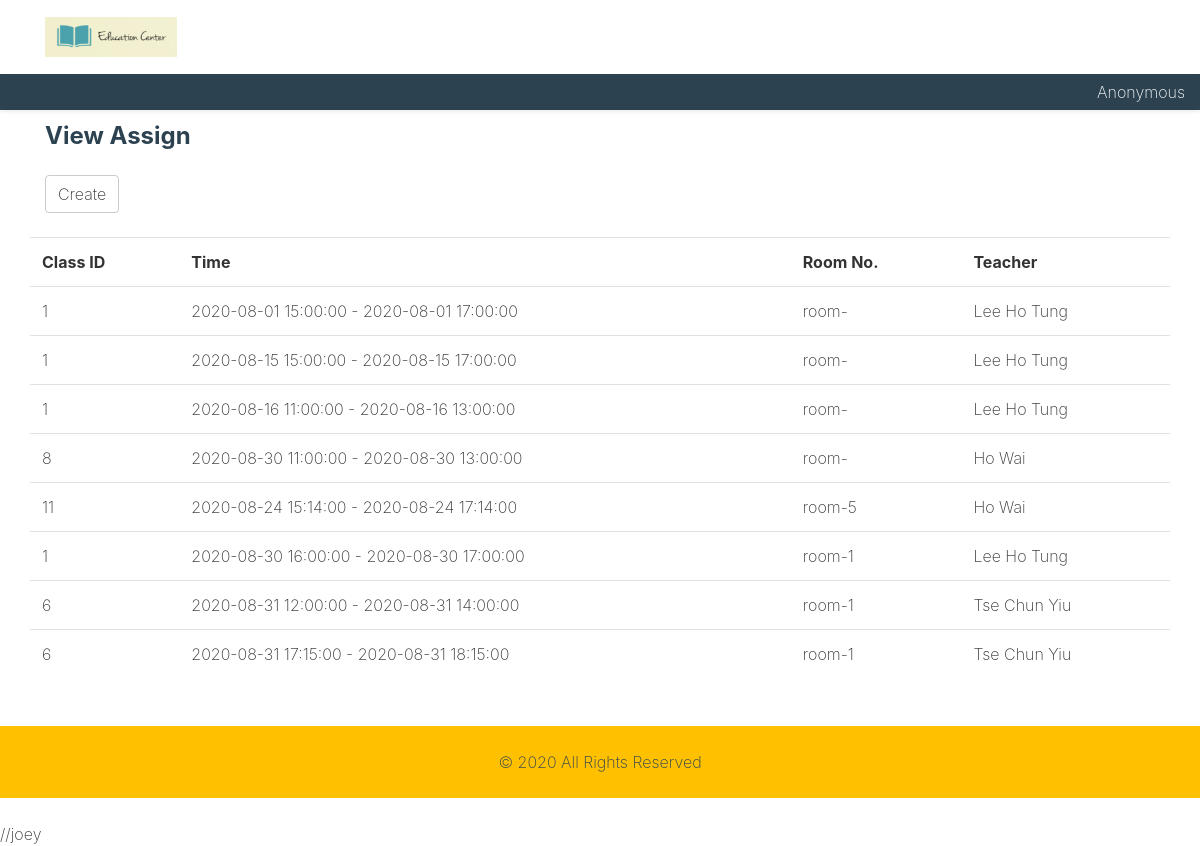
Screenshot of /view-assign.php with the database file from the repository.
### tables this page shows
CREATE TABLE `timetable` (
  `timetable_ID` int(255) NOT NULL,
  `class_ID` int(255) NOT NULL,
  `center_ID` varchar(255) NOT NULL,
  `teacher_ID` varchar(45) DEFAULT NULL,
  `class_StartTime` datetime NOT NULL,
  `class_EndTime` datetime NOT NULL,
  `lesson` int(255) NOT NULL,
  `is_online` tinyint(4) NOT NULL,
  `class_room` int(11) DEFAULT NULL,
  `manager_ID` varchar(255) NOT NULL,
  `is_accept` tinyint(4) NOT NULL
);

CREATE TABLE `staff` (
  `staff_ID` varchar(255) NOT NULL,
  `staff_name` varchar(45) NOT NULL,
  `staff_phoneNo` int(8) NOT NULL,
  `staff_email` varchar(254) NOT NULL,
  `staff_joinDate` date NOT NULL,
  `job_type` enum('manager','teacher','staff') NOT NULL,
  `staff_isActive` tinyint(1) NOT NULL,
  `salary` float NOT NULL,
  `staff_description` longtext,
  `staff_password` varchar(20) NOT NULL,
  `center_ID` varchar(255) NOT NULL
);

### view-assign.php (the view)
<?php
include 'inc/header.php';
$qs = "select * from timetable
 inner join teacher on timetable.teacher_ID = teacher.teacher_ID
 inner join staff on staff.staff_ID = teacher.staff_ID
 where is_accept = '2'
 ";
$query = mysqli_query($conn, $qs) or die(mysqli_error($conn));
print("
<div class='container'>
<div class='row'>
<div class='col-12 my-2'>
<h4 class='text-secondary'>View Assign</h4>
</div>
</div>
<div class='row'>
		<div class='col-12 text-secondary'>
		<a href='create-assign.php' class='btn btn-default'>Create</a>
		</div>
		</div>
</div>
<div class='container'>
<div class='row mt-3'>
<table class='table table-hover'>
<tr>
<th>Class ID</th>
<th>Time</th>
<th>Room No.</th>
<th>Teacher</th>
</tr>
");
if (mysqli_num_rows($query) > 0){
	while($result = mysqli_fetch_assoc($query)){
		print("
		<tr>
		<td>$result[class_ID]</td>
		<td>$result[class_StartTime] - $result[class_EndTime]</td>
		<td>room-$result[class_room]</td>
		<td>$result[staff_name]</td>
		</tr>
		");
}} else {
	echo "Not found";
}
print("
</table>
</div>
</div>
");
?>
<?php
include 'inc/footer.php';
?>

### inc/header.php (shortened to what this page needs)
<!DOCTYPE html>
<html>
<head>
	<link rel="stylesheet" href="css/style.css">
	<link rel="stylesheet" href="css/custom.css">
</head>
<body>
	<nav class="navbar navbar-expand-md navbar-light">
		<div class="container">
			<a class="navbar-brand" href="index.php">
				<img src="img/logo.png" style="height:40px">
			</a>
	</div>
</nav>
<?php
$display_name = "";
?>
<?php
if (isset($display_name) && $display_name != "" ){
	printf("
	<div class='container-fluid py-1 bg-secondary shadow-sm text-right text-white'>
	<i class='fa fa-user' aria-hidden='true'></i> $_SESSION[type] -  $display_name |
	<a class='text-white font-weight-bold' href='logout.php'>Logout</a>
	</div>
	");
} else {
	printf("
	<div class='container-fluid py-1 bg-secondary shadow-sm text-right text-white'>
	Anonymous
	</div>
	");
}
?>

### inc/footer.php (shortened to what this page needs)
<div class="bg-primary">
	<div class="container my-3">
		<div class="row" style="">
			<div class="col-12 my-3 text-center text-secondary text-center">
				© 2020 All Rights Reserved
			</div>
		</div>
	</div>
</div>
</body>
</html>

### css/custom.css (style rules this page uses)
.btn-default { color:#333;background-color:#fff;border-color:#ccc }
h1, h2, h3, h4, h5, h6 { font-weight: bold; }

### rows the page displays
timetable: class_ID "1", class_StartTime "2020-08-01 15:00:00", class_EndTime "2020-08-01 17:00:00", staff.staff_name "Lee Ho Tung"
timetable: class_ID "1", class_StartTime "2020-08-15 15:00:00", class_EndTime "2020-08-15 17:00:00", staff.staff_name "Lee Ho Tung"
timetable: class_ID "1", class_StartTime "2020-08-16 11:00:00", class_EndTime "2020-08-16 13:00:00", staff.staff_name "Lee Ho Tung"
timetable: class_ID "8", class_StartTime "2020-08-30 11:00:00", class_EndTime "2020-08-30 13:00:00", staff.staff_name "Ho Wai"
timetable: class_ID "11", class_StartTime "2020-08-24 15:14:00", class_EndTime "2020-08-24 17:14:00", class_room "5", staff.staff_name "Ho Wai"
timetable: class_ID "1", class_StartTime "2020-08-30 16:00:00", class_EndTime "2020-08-30 17:00:00", class_room "1", staff.staff_name "Lee Ho Tung"
timetable: class_ID "6", class_StartTime "2020-08-31 12:00:00", class_EndTime "2020-08-31 14:00:00", class_room "1", staff.staff_name "Tse Chun Yiu"
timetable: class_ID "6", class_StartTime "2020-08-31 17:15:00", class_EndTime "2020-08-31 18:15:00", class_room "1", staff.staff_name "Tse Chun Yiu"
